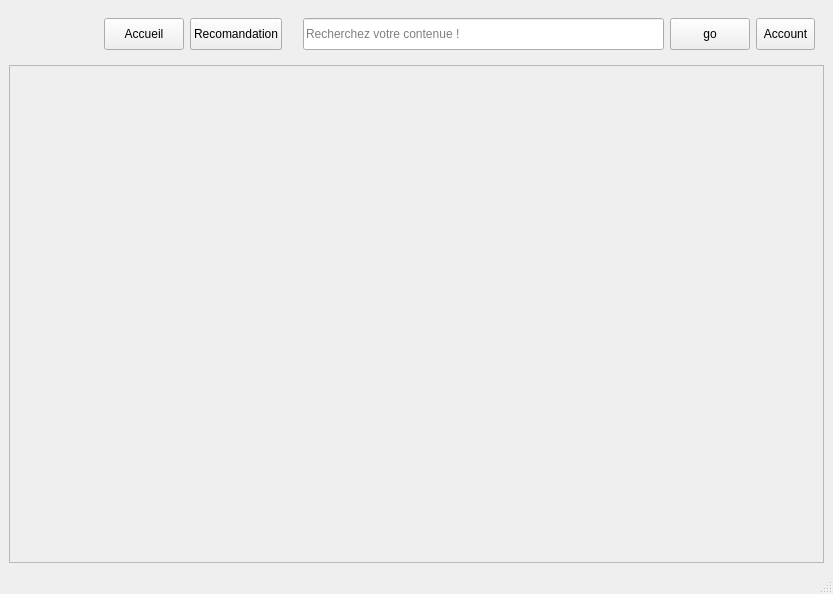
<?xml version="1.0" encoding="UTF-8"?>
<ui version="4.0">
 <class>MainWindow</class>
 <widget class="QMainWindow" name="MainWindow">
  <property name="geometry">
   <rect>
    <x>0</x>
    <y>0</y>
    <width>833</width>
    <height>594</height>
   </rect>
  </property>
  <property name="windowTitle">
   <string>MainWindow</string>
  </property>
  <property name="styleSheet">
   <string notr="true"/>
  </property>
  <widget class="QWidget" name="centralwidget">
   <property name="sizePolicy">
    <sizepolicy hsizetype="Expanding" vsizetype="Expanding">
     <horstretch>0</horstretch>
     <verstretch>0</verstretch>
    </sizepolicy>
   </property>
   <layout class="QVBoxLayout" name="verticalLayout">
    <item>
     <widget class="QWidget" name="header" native="true">
      <property name="sizePolicy">
       <sizepolicy hsizetype="Expanding" vsizetype="Preferred">
        <horstretch>0</horstretch>
        <verstretch>0</verstretch>
       </sizepolicy>
      </property>
      <property name="minimumSize">
       <size>
        <width>0</width>
        <height>32</height>
       </size>
      </property>
      <property name="styleSheet">
       <string notr="true"/>
      </property>
      <layout class="QHBoxLayout" name="horizontalLayout">
       <item>
        <widget class="QLabel" name="logo">
         <property name="sizePolicy">
          <sizepolicy hsizetype="Fixed" vsizetype="Fixed">
           <horstretch>0</horstretch>
           <verstretch>0</verstretch>
          </sizepolicy>
         </property>
         <property name="minimumSize">
          <size>
           <width>80</width>
           <height>32</height>
          </size>
         </property>
         <property name="text">
          <string/>
         </property>
        </widget>
       </item>
       <item>
        <widget class="QPushButton" name="acceuilButton">
         <property name="minimumSize">
          <size>
           <width>0</width>
           <height>32</height>
          </size>
         </property>
         <property name="text">
          <string>Accueil</string>
         </property>
        </widget>
       </item>
       <item>
        <widget class="QPushButton" name="recomandationButton">
         <property name="minimumSize">
          <size>
           <width>0</width>
           <height>32</height>
          </size>
         </property>
         <property name="text">
          <string>Recomandation</string>
         </property>
        </widget>
       </item>
       <item>
        <spacer name="horizontalSpacer">
         <property name="orientation">
          <enum>Qt::Orientation::Horizontal</enum>
         </property>
         <property name="sizeType">
          <enum>QSizePolicy::Policy::Fixed</enum>
         </property>
         <property name="sizeHint" stdset="0">
          <size>
           <width>15</width>
           <height>20</height>
          </size>
         </property>
        </spacer>
       </item>
       <item>
        <widget class="QLineEdit" name="searchBar">
         <property name="minimumSize">
          <size>
           <width>70</width>
           <height>32</height>
          </size>
         </property>
         <property name="text">
          <string/>
         </property>
         <property name="placeholderText">
          <string>Recherchez votre contenue !</string>
         </property>
        </widget>
       </item>
       <item>
        <widget class="QPushButton" name="searchButton">
         <property name="minimumSize">
          <size>
           <width>0</width>
           <height>32</height>
          </size>
         </property>
         <property name="text">
          <string>go</string>
         </property>
        </widget>
       </item>
       <item>
        <widget class="QToolButton" name="accountButton">
         <property name="minimumSize">
          <size>
           <width>0</width>
           <height>32</height>
          </size>
         </property>
         <property name="font">
          <font>
           <family>.AppleSystemUIFont</family>
          </font>
         </property>
         <property name="text">
          <string>Account</string>
         </property>
         <property name="popupMode">
          <enum>QToolButton::ToolButtonPopupMode::InstantPopup</enum>
         </property>
        </widget>
       </item>
      </layout>
     </widget>
    </item>
    <item>
     <widget class="QScrollArea" name="scrollArea">
      <property name="styleSheet">
       <string notr="true"/>
      </property>
      <property name="widgetResizable">
       <bool>true</bool>
      </property>
      <widget class="QWidget" name="scrollAreaWidgetContents">
       <property name="geometry">
        <rect>
         <x>0</x>
         <y>0</y>
         <width>807</width>
         <height>451</height>
        </rect>
       </property>
       <property name="sizePolicy">
        <sizepolicy hsizetype="Expanding" vsizetype="Expanding">
         <horstretch>0</horstretch>
         <verstretch>0</verstretch>
        </sizepolicy>
       </property>
       <layout class="QGridLayout" name="gridLayout"/>
      </widget>
     </widget>
    </item>
   </layout>
  </widget>
  <widget class="QMenuBar" name="menubar">
   <property name="geometry">
    <rect>
     <x>0</x>
     <y>0</y>
     <width>833</width>
     <height>24</height>
    </rect>
   </property>
  </widget>
  <widget class="QStatusBar" name="statusbar"/>
 </widget>
 <resources/>
 <connections/>
</ui>
